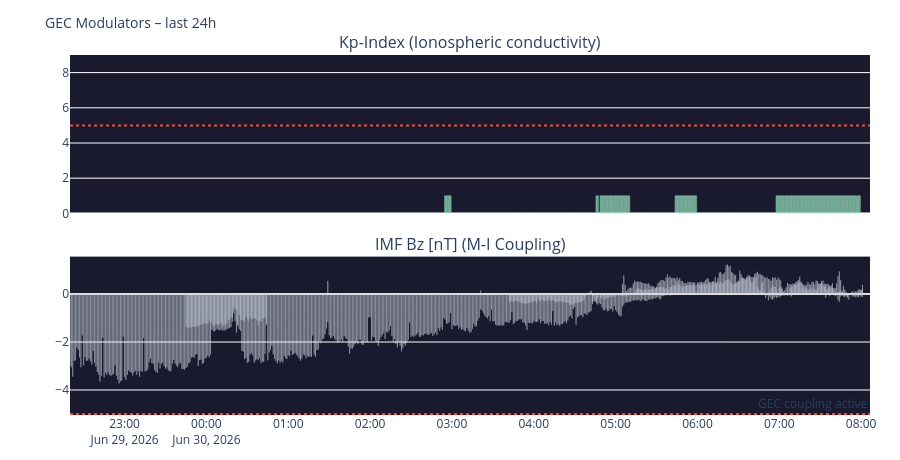

Notebook code cell kept with this figure:
### Code cell
# ============================================================
# KP TIME SERIES + IMF BZ (GEC modulator last 24h)
# ============================================================

panels = []
if raw['kp']:    panels.append(('kp',     df_kp,  'Kp-Index (Ionospheric conductivity)', '#7F77DD', 'bar'))
if raw['imf'] and 'bz_gsm' in pd.DataFrame(raw['imf']).columns:
    df_imf2 = pd.DataFrame(raw['imf'])
    tc2 = next((c for c in df_imf2.columns if 'time' in c.lower()), df_imf2.columns[0])
    df_imf2['time']   = pd.to_datetime(df_imf2[tc2])
    df_imf2['bz_gsm'] = pd.to_numeric(df_imf2['bz_gsm'], errors='coerce')
    df_imf2 = df_imf2.dropna(subset=['bz_gsm']).sort_values('time').tail(1440)
    panels.append(('bz_gsm', df_imf2, 'IMF Bz [nT] (M-I Coupling)', '#534AB7', 'line'))

if panels:
    fig = make_subplots(rows=len(panels), cols=1, shared_xaxes=True,
                        subplot_titles=[p[2] for p in panels], vertical_spacing=0.12)
    for i, (col, df, title, color, kind) in enumerate(panels, 1):
        ds = df.dropna(subset=[col])
        if kind == 'bar':
            mc = ['#2ecc71' if v < 4 else '#f39c12' if v < 6 else '#e74c3c' for v in ds[col]]
            fig.add_trace(go.Bar(x=ds['time'], y=ds[col], marker_color=mc, opacity=0.8), row=i, col=1)
            fig.add_hline(y=5, line_dash='dot', line_color='#e74c3c', row=i, col=1)
            fig.update_yaxes(range=[0, 9], row=i, col=1)
        else:
            mc = ['#e74c3c' if v < -5 else '#2ecc71' if v > 5 else '#888780' for v in ds[col]]
            fig.add_trace(go.Bar(x=ds['time'], y=ds[col], marker_color=mc, opacity=0.75), row=i, col=1)
            fig.add_hline(y=0, line_color='gray', line_width=0.5, row=i, col=1)
            fig.add_hline(y=-5, line_dash='dot', line_color='#e74c3c',
                          annotation_text='GEC coupling active', row=i, col=1)

    fig.update_layout(
        title=dict(text='GEC Modulators – last 24h', font=dict(size=14)),
        height=180*len(panels)+100, showlegend=False,
        plot_bgcolor='#1a1a2e', paper_bgcolor='rgba(0,0,0,0)',
        margin=dict(l=70, r=30, t=55, b=40)
    )
    fig.show()

### Figure 1 — Plotly figure (JSON) as saved in the notebook; plotly's stock layout.template omitted (floating-point values rounded to 4 significant figures; data arrays with more than 128 entries replaced by an {"elided": "..."} marker saying what was removed)
{"data": [{"marker": {"color": {"elided": "359 str values"}}, "opacity": 0.8, "type": "bar", "x": {"elided": "359 str values"}, "xaxis": "x", "y": {"elided": "359 float values"}, "yaxis": "y"}, {"marker": {"color": {"elided": "1440 str values"}}, "opacity": 0.75, "type": "bar", "x": {"elided": "1440 str values"}, "xaxis": "x2", "y": {"elided": "1440 float values"}, "yaxis": "y2"}], "layout": {"annotations": [{"font": {"size": 16}, "showarrow": false, "text": "Kp-Index (Ionospheric conductivity)", "x": 0.5, "xanchor": "center", "xref": "paper", "y": 1.0, "yanchor": "bottom", "yref": "paper"}, {"font": {"size": 16}, "showarrow": false, "text": "IMF Bz [nT] (M-I Coupling)", "x": 0.5, "xanchor": "center", "xref": "paper", "y": 0.44, "yanchor": "bottom", "yref": "paper"}, {"showarrow": false, "text": "GEC coupling active", "x": 1, "xanchor": "right", "xref": "x2 domain", "y": -5, "yanchor": "bottom", "yref": "y2"}], "height": 460, "margin": {"b": 40, "l": 70, "r": 30, "t": 55}, "paper_bgcolor": "rgba(0,0,0,0)", "plot_bgcolor": "#1a1a2e", "shapes": [{"line": {"color": "#e74c3c", "dash": "dot"}, "type": "line", "x0": 0, "x1": 1, "xref": "x domain", "y0": 5, "y1": 5, "yref": "y"}, {"line": {"color": "gray", "width": 0.5}, "type": "line", "x0": 0, "x1": 1, "xref": "x2 domain", "y0": 0, "y1": 0, "yref": "y2"}, {"line": {"color": "#e74c3c", "dash": "dot"}, "type": "line", "x0": 0, "x1": 1, "xref": "x2 domain", "y0": -5, "y1": -5, "yref": "y2"}], "showlegend": false, "title": {"font": {"size": 14}, "text": "GEC Modulators – last 24h"}, "xaxis": {"anchor": "y", "domain": [0.0, 1.0], "matches": "x2", "showticklabels": false}, "xaxis2": {"anchor": "y2", "domain": [0.0, 1.0]}, "yaxis": {"anchor": "x", "domain": [0.56, 1.0], "range": [0, 9]}, "yaxis2": {"anchor": "x2", "domain": [0.0, 0.44]}}}
